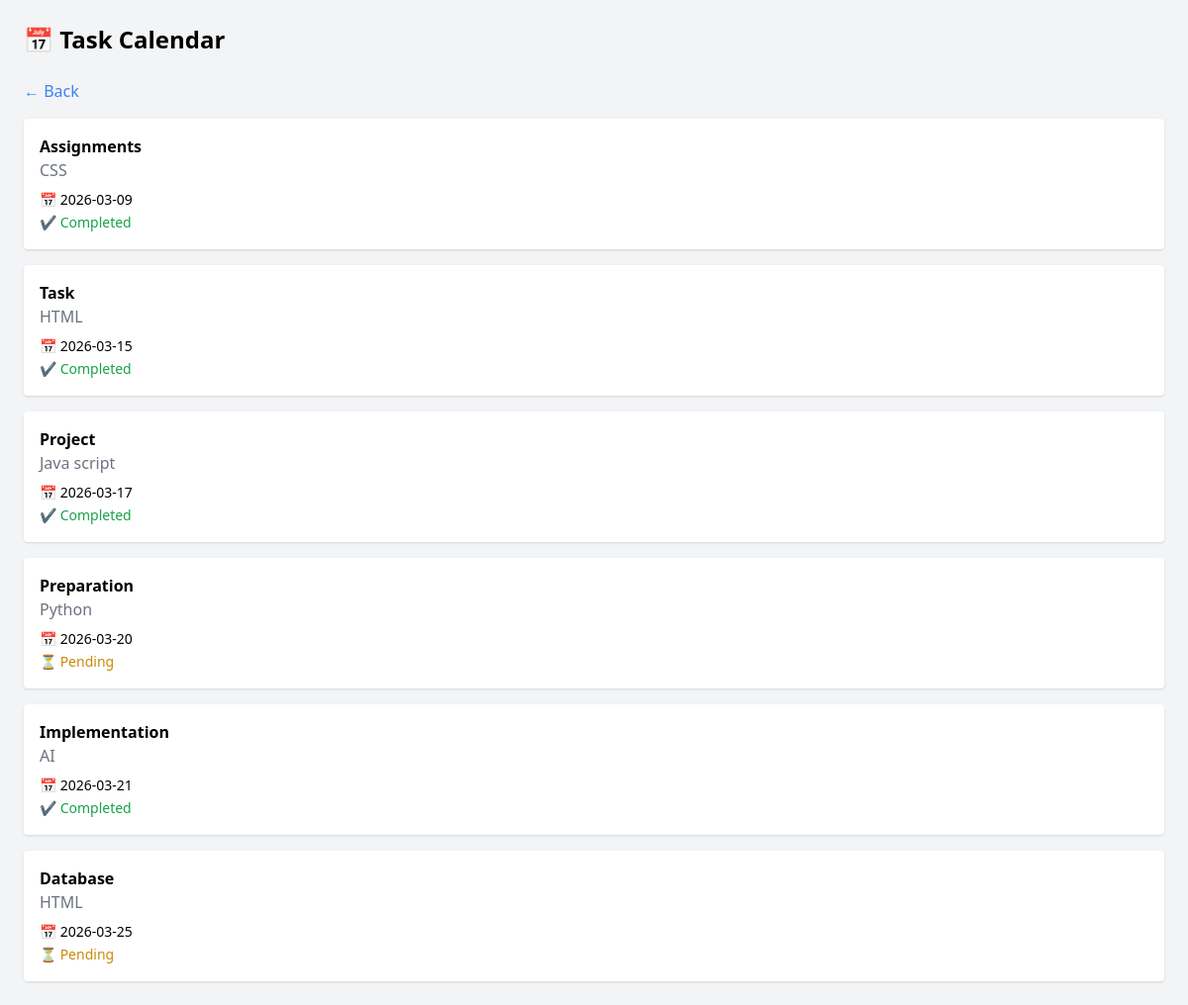
The app's page /calendar (signed in) with its own data.
### tables this page shows
CREATE TABLE tasks (
            id INTEGER PRIMARY KEY AUTOINCREMENT,
            title TEXT,
            description TEXT,
            status TEXT DEFAULT 'Pending',
            due_date TEXT,
            user_id INTEGER
        );

### api/app.py (the view)
@app.route('/calendar')
def calendar():
    if 'user_id' not in session:
        return redirect('/login')
    conn = get_db()
    tasks = conn.execute(
        "SELECT * FROM tasks WHERE user_id=?",
        (session['user_id'],)
    ).fetchall()
    conn.close()
    return render_template('calendar.html', tasks=tasks)

### api/app.py (called while the page is built)
def get_db():
    conn = sqlite3.connect("database.db")
    conn.row_factory = sqlite3.Row
    return conn

### templates/calendar.html (shortened to what this page needs)
<!DOCTYPE html>
<html>
<head>
  <script src="https://cdn.tailwindcss.com"></script>
</head>
<body class="bg-gray-100 p-6">
<h1 class="text-2xl font-bold mb-6">📅 Task Calendar</h1>
<a href="/dashboard" class="text-blue-500 mb-4 inline-block">← Back</a>
<div class="space-y-4">
{% for task in tasks %}
<div class="bg-white p-4 rounded shadow">
  <h3 class="font-bold">{{ task.title }}</h3>
  <p class="text-gray-500">{{ task.description }}</p>
  <p class="text-sm mt-2">📅 {{ task.due_date }}</p>
  {% if task.status == 'Completed' %}
    <span class="text-green-600 text-sm">✔ Completed</span>
  {% else %}
    <span class="text-yellow-600 text-sm">⏳ Pending</span>
  {% endif %}
</div>
{% endfor %}
</div>
</body>
</html>

### records on screen
tasks: title "Assignments", description "CSS", due_date "2026-03-09", status "✔ Completed"
tasks: title "Task", description "HTML", due_date "2026-03-15", status "✔ Completed"
tasks: title "Project", description "Java script", due_date "2026-03-17", status "✔ Completed"
tasks: title "Preparation", description "Python", due_date "2026-03-20", status "⏳ Pending"
tasks: title "Implementation", description "AI", due_date "2026-03-21", status "✔ Completed"
tasks: title "Database", description "HTML", due_date "2026-03-25", status "⏳ Pending"
